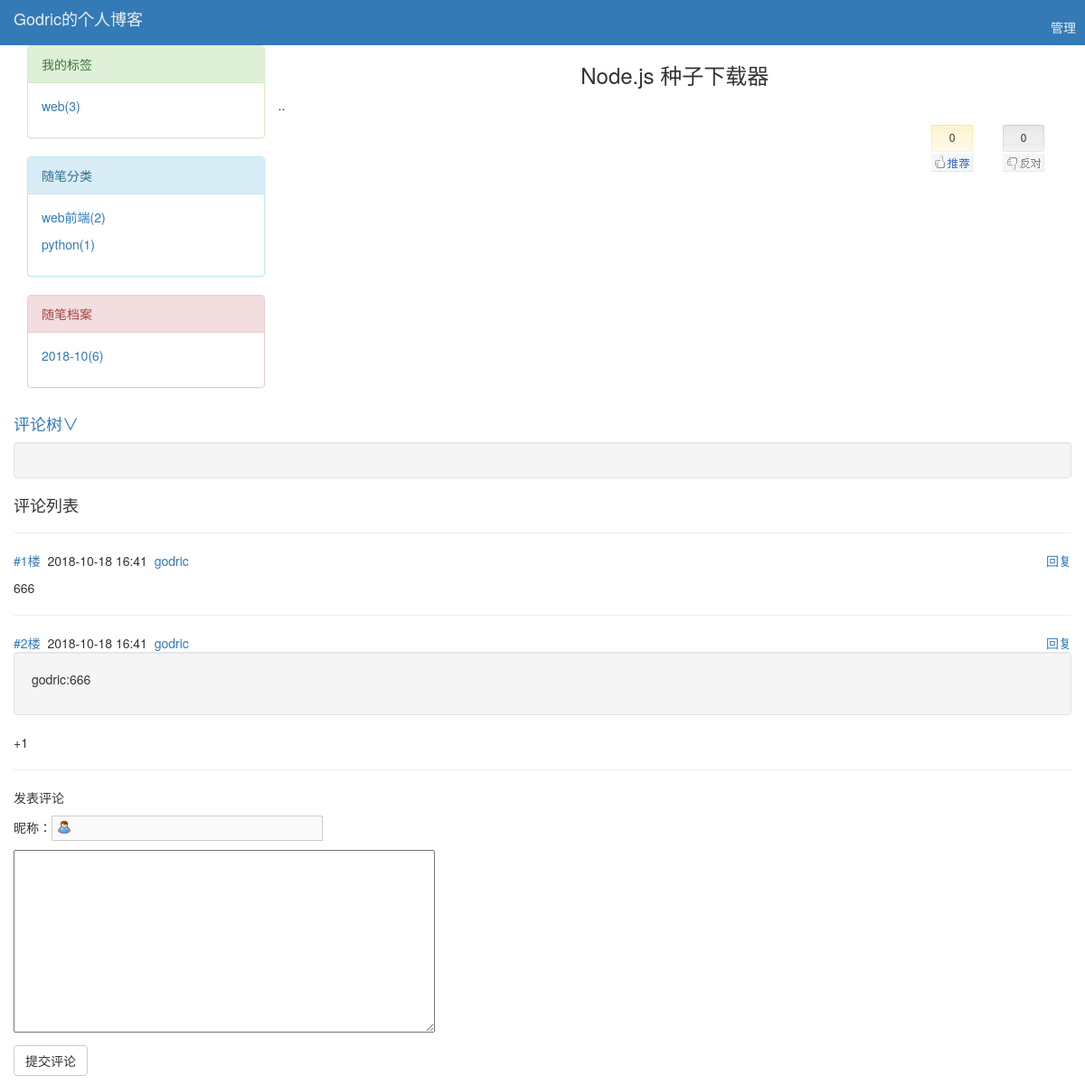
The page /godric/articles/5 on the database its author committed.
### blog/models.py (models this page shows, shortened)
class Blog(models.Model):
    nid = models.AutoField(primary_key=True,)
    title = models.CharField(verbose_name='个人博客标题', max_length=64)
    site_name = models.CharField(verbose_name='站点名称', max_length=64)
    theme = models.CharField(verbose_name='博客主题', max_length=32)

class Tag(models.Model):
    nid = models.AutoField(primary_key=True)
    title = models.CharField(verbose_name='标签名称', max_length=32)
    blog = models.ForeignKey(verbose_name='所属博客', to='Blog', to_field='nid', on_delete=models.CASCADE)

class Category(models.Model):
    nid = models.AutoField(primary_key=True)
    title = models.CharField(verbose_name='分类标题', max_length=32)
    blog = models.ForeignKey(verbose_name='所属博客', to='Blog', to_field='nid', on_delete=models.CASCADE)

class Article(models.Model):
    nid = models.AutoField(primary_key=True)
    title = models.CharField(max_length=50, verbose_name='文章标题')
    desc = models.CharField(max_length=50, verbose_name='文章描述')
    create_time = models.DateTimeField(verbose_name='创建时间', auto_now_add=True)
    content = models.TextField()
    comment_count = models.IntegerField(default=0)
    up_count = models.IntegerField(default=0)
    down_count = models.IntegerField(default=0)
    user = models.ForeignKey(verbose_name='作者', to='UserInfo', to_field='nid', on_delete=models.CASCADE)
    category = models.ForeignKey(to='Category', to_field='nid', null=True, on_delete=models.CASCADE)
    tags = models.ManyToManyField(to='Tag', through='Article2Tag', through_fields=('article', 'tag'))

class Comment(models.Model):
    nid = models.AutoField(primary_key=True)
    article = models.ForeignKey(verbose_name='评论文章', to='Article', to_field='nid', on_delete=models.CASCADE)
    user = models.ForeignKey(verbose_name='评论者', to='UserInfo', to_field='nid', on_delete=models.CASCADE)
    content = models.CharField(verbose_name='评论内容', max_length=255)
    create_time = models.DateTimeField(verbose_name='创建时间', auto_now_add=True)
    parent_comment = models.ForeignKey('self', null=True, on_delete=models.CASCADE)

class UserInfo(AbstractUser):
    nid = models.AutoField(primary_key=True)
    username = models.CharField(max_length=12,unique=True)
    telephone = models.CharField(max_length=11, null=True, unique=True)
    avatar = models.FileField(upload_to='avatars/', default='/avatars/default.jpg')
    create_time = models.DateTimeField(verbose_name='创建时间', auto_now_add=True)
    blog = models.OneToOneField(to='Blog', to_field='nid', null=True,on_delete=models.CASCADE)
    def __str__(self):
        if self.username:
            return self.username
        else:
            return AbstractUser.username

### blog/views.py (the view)
# urls.py: re_path('^(?P<username>\w+)/articles/(?P<article_id>\d+)$', views.article_detail),
def article_detail(request, username, article_id):
    user = UserInfo.objects.filter(username=username).first()
    blog = user.blog
    article_obj = models.Article.objects.filter(pk=article_id).first()
    comment_list = models.Comment.objects.filter(article_id=article_id)
    return render(request, 'article_detail.html', locals())

### blog/templatetags/my_tags.py (called while the page is built)
@register.inclusion_tag('classification.html')  # 自定义过滤器，将下面函数return的数据加载到指定的html文件
def get_classification_style(username):
    user = models.UserInfo.objects.filter(username=username).first()
    blog = user.blog
    cate_list = models.Category.objects.filter(blog=blog).values('pk').annotate(
        c=Count('article__title')).values_list(
        'title', 'c')
    tag_list = models.Tag.objects.filter(blog=blog).values('pk').annotate(c=Count('article')).values_list(
        'title', 'c')
    date_list = models.Article.objects.filter(user_id=user.pk).annotate(month=TruncMonth('create_time')).values('month').annotate(
        c=Count('nid')).values_list('month', 'c')
    return {"cate_list": cate_list, "tag_list": tag_list, "date_list": date_list, 'username': user, 'blog': blog}

### templates/article_detail.html (shortened to what this page needs)
{% extends  'base.html' %}
{% block content %}
    <div class="article_info">
        <h3 class="text-center">{{ article_obj.title }}</h3>
        <div class="content">
            {{ article_obj.content |safe }}
        </div>
        <div class="clearfix">
            <div id="div_digg">
                <div class="diggit action">
                    <span class="diggnum " id="digg_count">{{ article_obj.up_count }}</span>
                </div>
                <div class="buryit action">
                    <span class="burynum" id="bury_count">{{ article_obj.down_count }}</span>
                </div>
            </div>
        </div>
        <div class="comment">
            <h4 class="tree_btn"><a href="javascript:;">评论树∨</a></h4>
            <div class="comment_tree well">
            </div>
            <h4>评论列表</h4>
            <hr>
            <div class="comment_list">
                {% for comment in comment_list %}
                    <div>
                        <div>
                            <span><a href="">#{{ forloop.counter }}楼</a></span>&nbsp;
                            <span>{{ comment.create_time|date:"Y-m-d H:i" }}</span>&nbsp;
                            <span><a href="">{{ comment.user.username }}</a></span>
                            <span class="pull-right"><a class="reply" name="{{ comment.user.username }}"
                                                        comment_pk="{{ comment.pk }}">回复</a></span>
                        </div>
                        {% if comment.parent_comment %}
                            <div class="well">
                                <p>
                                    {{ comment.parent_comment.user.username }}:{{ comment.parent_comment.content }}
                                </p>
                            </div>
                        {% endif %}
                        <div style="margin-top: 10px">
                            {{ comment.content }}
                        </div>
                        <hr>
                    </div>
                {% endfor %}
            </div>
            <p>发表评论</p>
            <p>
                昵称：<input type="text" id="tbCommentAuthor" class="author" size="50" disabled="disabled"
                          value="{{ request.user.username }}">
            </p>
            <p>
                <textarea name="" id="comment_content" cols="60" rows="10"></textarea>
            </p>
            <button class="btn btn-default comment_btn">提交评论</button>
        </div>
    </div>
{% endblock %}

### templates/base.html (shortened to what this page needs)
<!DOCTYPE html>
<html lang="en">
<head>
    <link rel="stylesheet" href="/static/blog/css/home_site.css">
    <link rel="stylesheet" href="/static/blog/css/article_detail.css">
    <link rel="stylesheet" href="/static/blog/bootstrap-3.3.7/css/bootstrap.css">
</head>
<body>
{% block backend %}
    <div class="header">
        <div class="content">
            <p class="title">{{ blog.title }}
                <span><a href="/blog_backend/" class="backend">管理</a></span>
            </p>
        </div>
    </div>
    <div class="container">
        <div class="row">
            <div class="col-md-3">
                {% load my_tags %}
                {% get_classification_style username %}
            </div>
            {% block content %}{% endblock %}
        </div>
    </div>
{% endblock backend %}
</body>
</html>

### templates/classification.html
<div>
    <div class="panel panel-success">
                <div class="panel-heading">我的标签</div>
                <div class="panel-body">
                    {% for tag in tag_list %}
                        <p><a href="/{{ username }}/tag/{{ tag.0 }}">{{ tag.0 }}({{ tag.1 }})</a></p>
                    {% endfor %}
                </div>
            </div>
            <div class="panel panel-info">
                <div class="panel-heading">随笔分类</div>
                <div class="panel-body">
                    {% for cate in cate_list %}
                        <p><a href="/{{ username }}/category/{{ cate.0 }}">{{ cate.0 }}({{ cate.1 }})</a></p>
                    {% endfor %}
                </div>
            </div>
            <div class="panel panel-danger">
                <div class="panel-heading">随笔档案</div>
                <div class="panel-body">
                    {% for date in date_list %}
                        <p>
                            <a href="/{{ username }}/archive/{{ date.0|date:'Y-m' }}">{{ date.0|date:"Y-m" }}({{ date.1 }})</a>
                        </p>
                    {% endfor %}
                </div>
            </div>
</div>

### static/blog/css/home_site.css (style rules this page uses)
* { margin: 0; padding: 0; }
.header { width: 100%; height: 60px; background-color: #337ab7; }
.header .title { font-size: 18px; font-weight: 100; line-height: 60px; color: #eeeeee; margin-left: 15px; margin-top: -10px; }
.backend { float: right; color: #eeeeee; font-size: 14px; text-decoration: none; margin-right: 10px; margin-top: 10px; }

### static/blog/css/article_detail.css (style rules this page uses)
#div_digg { float: right; margin-bottom: 10px; margin-right: 30px; font-size: 12px; width: 125px; text-align: center; margin-top: 10px; }
.diggit { float: left; width: 46px; height: 52px; background: url(/static/blog/img/upup.gif) no-repeat; text-align: center; cursor: pointer; margin-top: 2px; padding-top: 5px; }
.buryit { float: right; margin-left: 20px; width: 46px; height: 52px; background: url(/static/blog/img/downdown.gif) no-repeat; text-align: center; cursor: pointer; margin-top: 2px; padding-top: 5px; }
#tbCommentAuthor { background-image: url("/static/blog/img/icon_form.gif"); background-repeat: no-repeat; border: 1px solid #ccc; padding: 4px 4px 4px 30px; width: 300px; font-size: 13px; background-position: 3px -3px; }

### rows shown on the page
Blog: title "Godric的个人博客"
Tag: title "web", tag "3"
Category: title "web前端", nid "2"
Category: title "python", cate "1"
Article: title "Node.js 种子下载器", content "..", up_count "0", down_count "0"
Comment: create_time "2018-10-18 16:41", user.username "godric", content "666"
Comment: create_time "2018-10-18 16:41", user.username "godric", parent_comment.user.username "godric", parent_comment.content "666", content "+1"

### other values the page prints
{{ date.0|date:"Y-m" }} "2018-10"
{{ date.1 }} "6"
